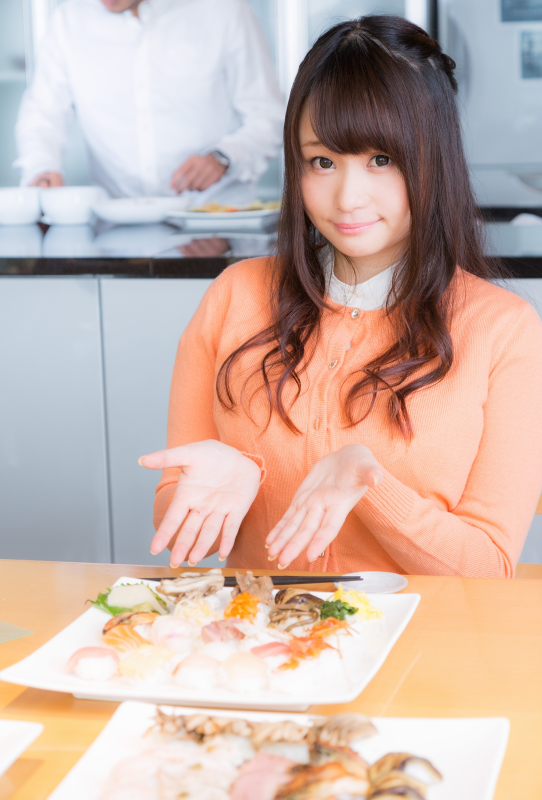
#> input picture before.jpg, 1084 x 1600 px, found by its file name (shown at 1/2 size)
$ python front_face.py
#> lines starting #> are read from the running program, lines starting #| are printed output that depends on the picture; after the words box and inside, x2 and y2 are one past the last pixel; in counts of white or black regions, pixels touching at a corner belong together
#coding: utf-8
import cv2

cascade_file = "../../../Anaconda3/Library/etc/haarcascades/haarcascade_frontalface_alt.xml"
image_file = '../new/before.jpg'
print(image_file)

img =  cv2.imread(image_file)
#> img is the input picture: shape (1600, 1084, 3); mean B, G, R 170.4, 180.2, 203.5
gray = cv2.cvtColor(img, cv2.COLOR_BGR2GRAY)
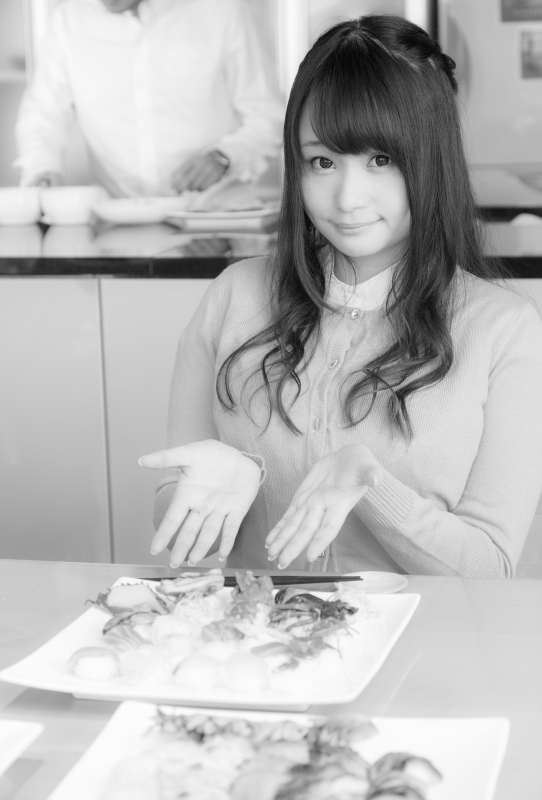
#> gray: shape (1600, 1084) (shown at 1/2 size); min 2, max 255, mean 186.1
cv2.imwrite("gray.png", gray)

cascade = cv2.CascadeClassifier(cascade_file)
face_list = cascade.detectMultiScale(gray, minSize=(150, 150))
#> face_list = [[565, 232, 279, 279]]

if len(face_list) == 0:
  print("Fail recognise")
  quit()

for (x, y, w, h) in face_list:
  print('facepoint=', x, y, w, h)
  color = (0, 0, 225)
  pen_w = 8
  cv2.rectangle(img, (x, y), (x+w, y+h), color, thickness = pen_w)
#> this loop made 1 pass
#> (x, y, w, h, color, pen_w) on pass 1: (565, 232, 279, 279, (0, 0, 225), 8)
#| facepoint= 565 232 279 279
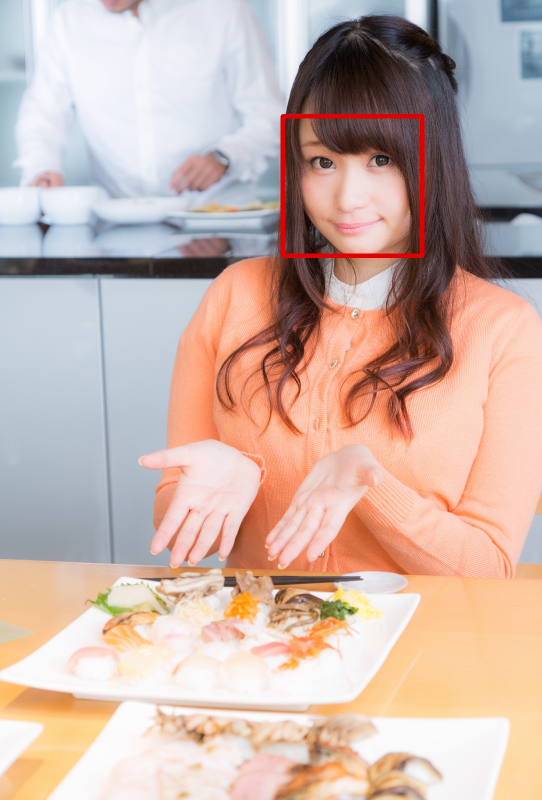
#> img: shape (1600, 1084, 3) (shown at 1/2 size); 0.58% of pixels changed, all inside (x1, y1, x2, y2) = (561, 228, 849, 516)

cv2.imwrite("after.jpg", img)
